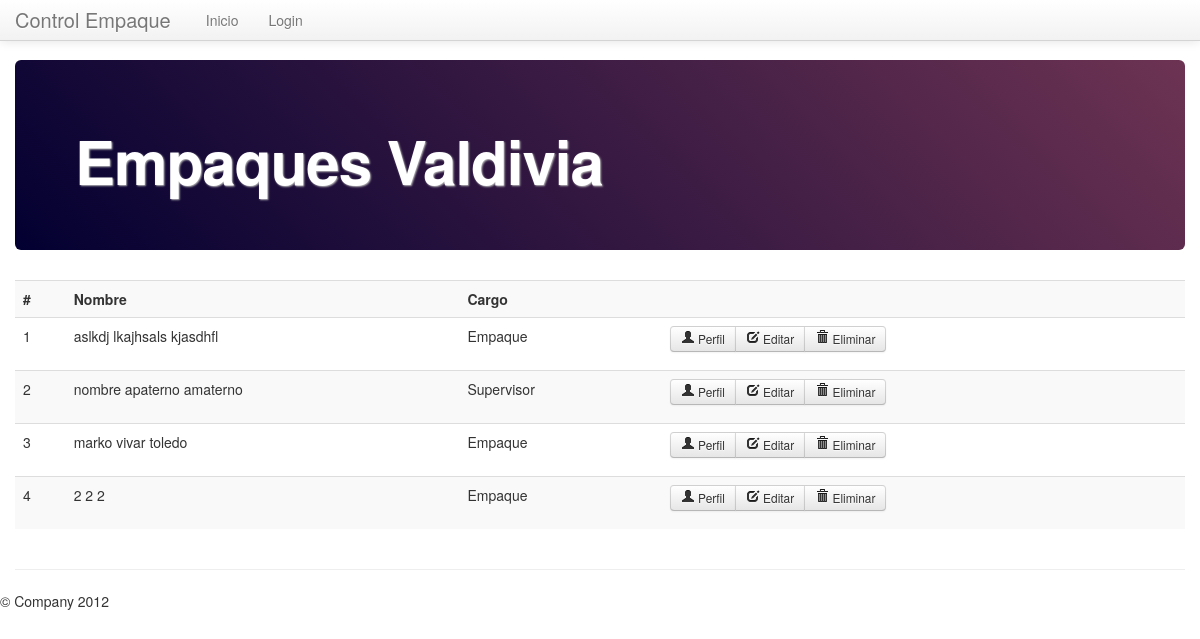
The page /lista_usuario.php on the database its author committed.
### tables this page shows
CREATE TABLE IF NOT EXISTS `usuario` (
  `us_Rut` varchar(10) NOT NULL,
  `us_Nombre` varchar(30) DEFAULT NULL,
  `us_Apellido_Pat` varchar(20) DEFAULT NULL,
  `us_Apellido_Mat` varchar(20) DEFAULT NULL,
  `us_Fecha_Nac` date DEFAULT NULL,
  `us_Telefono` int(11) DEFAULT NULL,
  `us_Direccion` text,
  `us_Sexo` tinyint(1) DEFAULT NULL,
  `us_Tipo` tinyint(1) DEFAULT NULL,
  `us_Clave` varchar(12) DEFAULT NULL,
  PRIMARY KEY (`us_Rut`)
);

### lista_usuario.php (the view, shortened to what this page needs)
<?php
require 'funciones/conectar.php';
$consulta_usuario = mysql_query("SELECT `us_Rut`, `us_Nombre`, `us_Apellido_Pat`, `us_Apellido_Mat`, `us_Fecha_Nac`, `us_Telefono`, `us_Direccion`, `us_Sexo`, `us_Tipo` FROM `usuario`",$con);
?>
<!DOCTYPE html>
<html lang="en">
<head>
	<link href="css/bootstrap.css" rel="stylesheet">
	<link href="css/bootstrap-responsive.css" rel="stylesheet">
</head>
<body>
	<div class="navbar navbar-fixed-top">
		<div class="navbar-inner">
			<div class="container">
				<a class="brand" href="index.php">Control Empaque</a>
				<div class="nav-collapse">
					<ul class="nav">
						<li ><a href="index.php">Inicio</a></li>
						<?php if((!isset($_SESSION['adm_rut'])) && (!isset($_SESSION['us_rut']))): ?>
						<li><a href="login.php">Login</a></li>
						<?php endif; ?>
					</ul>
				</div>
			</div>
		</div>
	</div>
	<div class="container">
		<div class="hero-unit">
			<h1>Empaques Valdivia</h1>
		</div>
		<div class="row">
			<div class="span12">
				<table class="table table-striped table-hover ">
					<th>#</th>
					<th>Nombre</th>
					<th>Cargo</th>
					<th></th>
					<?php $num=0; ?>
					<?php while($respuesta_usuario=mysql_fetch_array($consulta_usuario)): ?>
					<tr>
						<td><?php echo $num=$num+1; ?> </td>
						<td><?php echo $respuesta_usuario['us_Nombre']." ".$respuesta_usuario['us_Apellido_Pat']." ".$respuesta_usuario['us_Apellido_Mat']?></td>
						<td><?php
								if($respuesta_usuario['us_Tipo']=='0'):
									echo "Empaque";
								else:
									echo "Supervisor";
								endif;
							?>
						</td>
						<td><ul class="">
								<li class="btn-group">
									<a class="btn btn-small" href="perfil.php?rut=<?php echo $respuesta_usuario["us_Rut"]; ?>">
										<i class="icon-user"></i> Perfil</a>
									<a class="btn btn-small" href="editar_usuario.php?rut=<?php echo $respuesta_usuario["us_Rut"]; ?>">
										<i class="icon-edit"></i> Editar </a>
									<a class="btn btn-small" href="eliminar_usuario.php?rut=<?php echo $respuesta_usuario["us_Rut"]; ?>" onclick="return confirmar('¿Está seguro que desea eliminar el usuario?')">
										<i class="icon-trash"></i> Eliminar </a>
								</li>
							</ul>
						</td>
					</tr>
					<?php endwhile; ?>
				</table>
			</div>
		</div>
	  	<hr>
	</div>
		<footer>
			<p>&copy; Company 2012</p>
		</footer>
</body>
</html>

### lista_usuario.php (style rules this page uses)
body { padding-top: 60px; padding-bottom: 40px; }

### rows shown on the page
usuario: us_Nombre "aslkdj", us_Apellido_Pat "lkajhsals", us_Apellido_Mat "kjasdhfl", us_Tipo "Empaque"
usuario: num "2", us_Nombre "nombre", us_Apellido_Pat "apaterno", us_Apellido_Mat "amaterno", us_Tipo "Supervisor"
usuario: num "3", us_Nombre "marko", us_Apellido_Pat "vivar", us_Apellido_Mat "toledo", us_Tipo "Empaque"
usuario: num "4", us_Nombre "2", us_Apellido_Pat "2", us_Apellido_Mat "2", us_Tipo "Empaque"
